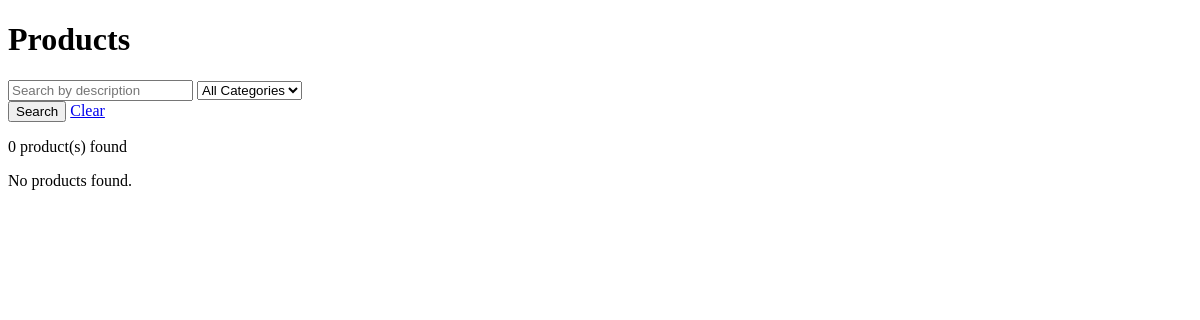
Before: / with the older database file.
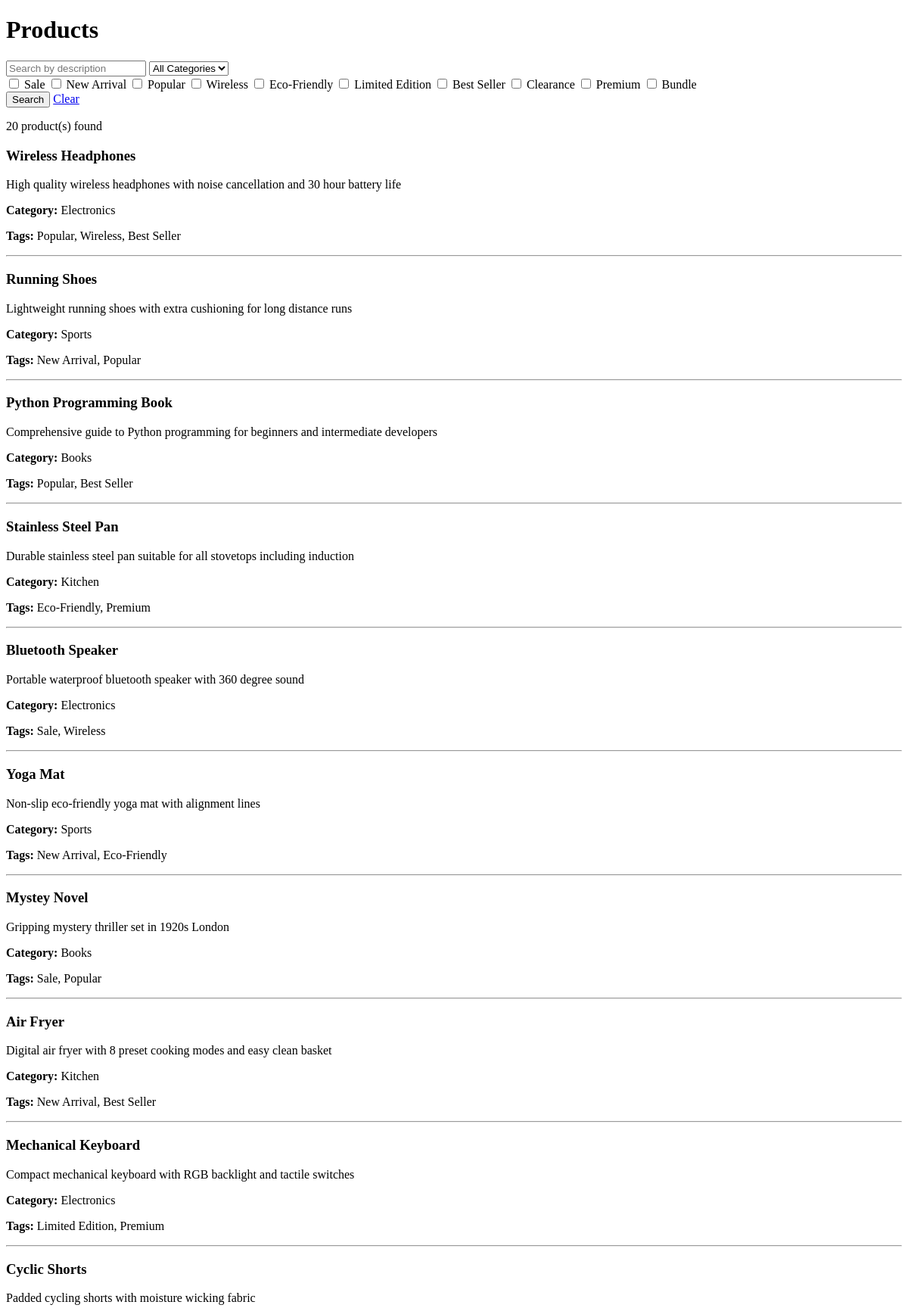
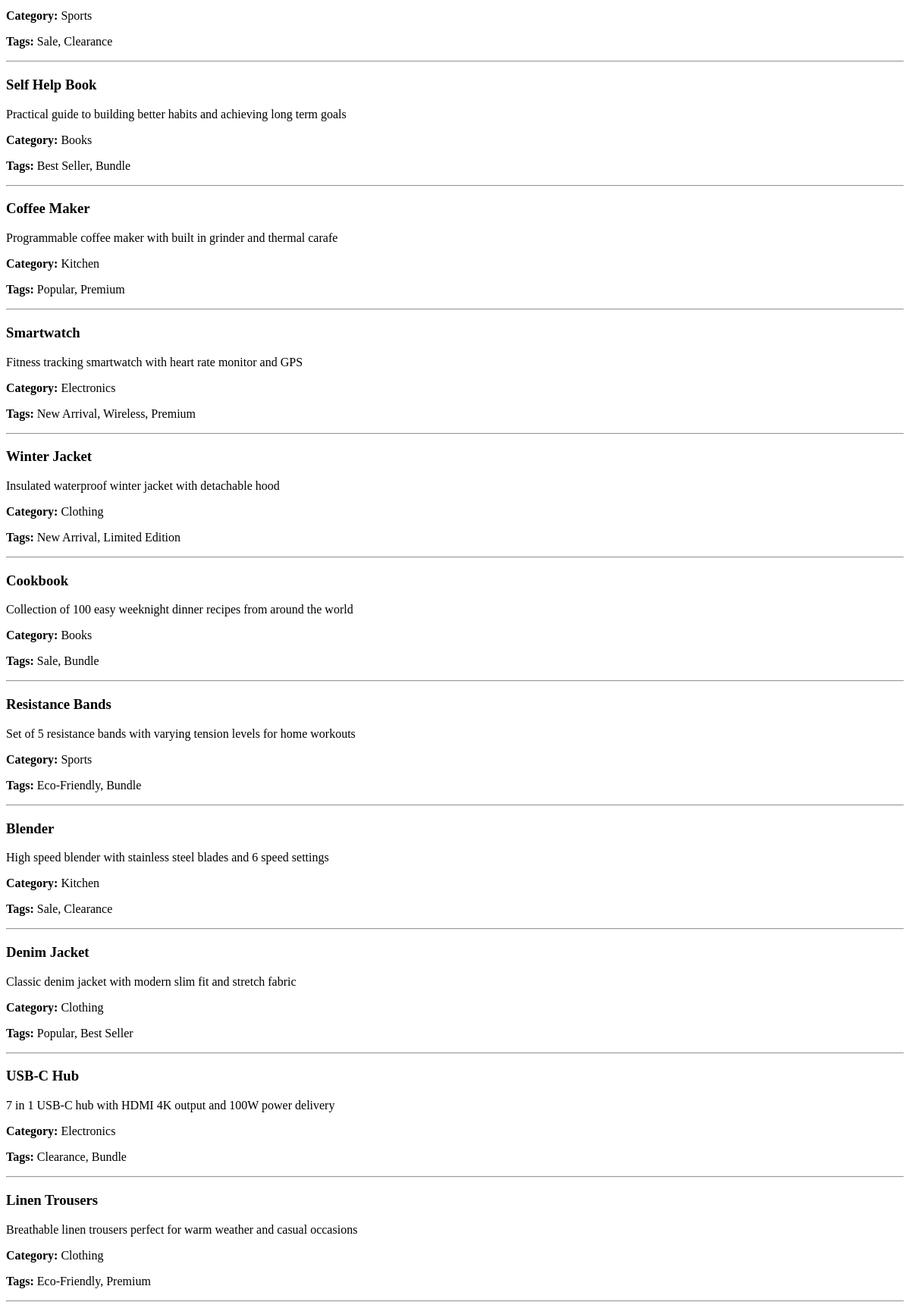
After: the same page with the newer database file (2 pictures, top to bottom).
### products/models.py (models this page shows, shortened)
class Tag(models.Model):
    name = models.CharField(max_length=100)

class Product(models.Model):
    name = models.CharField(max_length=200)
    description = models.TextField()
    category = models.ForeignKey(
        Category,
        on_delete=models.SET_NULL,
        null=True,
        related_name='products'
    )
    tags = models.ManyToManyField(
        Tag,
        blank=True,
        related_name='products'
    )

class Category(models.Model):
    name = models.CharField(max_length=100)
    def __str__(self):
        return self.name
    class Meta:
        verbose_name_plural = 'Categories'

### products/views.py (the view)
# urls.py: path('', views.product_list, name='product_list')
def product_list(request):
    products = Product.objects.all()
    categories = Category.objects.all()
    tags = Tag.objects.all()
    query = request.GET.get('q', '')
    selected_category = request.GET.get('category', '')
    selected_tags = request.GET.getlist('tags')
    if query:
        products = products.filter(description__icontains=query)
    if selected_category:
        products = products.filter(category__id=selected_category)
    if selected_tags:
        for tag_id in selected_tags:
            products = products.filter(tags__id=tag_id)
        products = products.distinct()
    context = {
        'products': products,
        'categories': categories,
        'tags': tags,
        'query': query,
        'selected_category': selected_category,
        'selected_tags': selected_tags,
    }
    return render(request, 'products/product_list.html', context)

### products/templates/products/product_list.html (shortened to what this page needs)
<!DOCTYPE html>
<html>
<head>
</head>
<body>
<h1>Products</h1>
<form method="GET">
    <input
        type="text"
        name="q"
        value="{{ query }}"
        placeholder="Search by description"
    />
    <select name="category">
        <option value="">All Categories</option>
    </select>
    <div>
        {% for tag in tags %}
            <label>
                <input
                    type="checkbox"
                    name="tags"
                    value="{{ tag.id }}"
                />
                {{ tag.name }}
            </label>
        {% endfor %}
    </div>
    <button type="submit">Search</button>
    <a href="/">Clear</a>
</form>
<p>{{ products.count }} product(s) found</p>
{% for product in products %}
    <div>
        <h3>{{ product.name }}</h3>
        <p>{{ product.description }}</p>
        <p><strong>Category:</strong> {{ product.category }}</p>
        <p><strong>Tags:</strong>
            {% for tag in product.tags.all %}
                {{ tag.name }}{% if not forloop.last %}, {% endif %}
            {% endfor %}
        </p>
    </div>
    <hr>
{% empty %}
    <p>No products found.</p>
{% endfor %}
</body>
</html>

Changed rows visible on the page:
added Tag: name "Sale"
added Tag: name "New Arrival"
added Tag: name "Popular"
added Tag: name "Wireless"
added Tag: name "Eco-Friendly"
added Tag: name "Limited Edition"
added Tag: name "Best Seller"
added Tag: name "Clearance"
added Tag: name "Premium"
added Tag: name "Bundle"
added Product: name "Wireless Headphones", description "High quality wireless headphones with noise cancellation and 30 hour battery life", category "Electronics"
added Product: name "Running Shoes", description "Lightweight running shoes with extra cushioning for long distance runs", category "Sports"
added Product: name "Python Programming Book", description "Comprehensive guide to Python programming for beginners and intermediate developers", category "Books"
added Product: name "Stainless Steel Pan", description "Durable stainless steel pan suitable for all stovetops including induction", category "Kitchen"
added Product: name "Bluetooth Speaker", description "Portable waterproof bluetooth speaker with 360 degree sound", category "Electronics"
added Product: name "Yoga Mat", description "Non-slip eco-friendly yoga mat with alignment lines", category "Sports"
added Product: name "Mystey Novel", description "Gripping mystery thriller set in 1920s London", category "Books"
added Product: name "Air Fryer", description "Digital air fryer with 8 preset cooking modes and easy clean basket", category "Kitchen"
added Product: name "Mechanical Keyboard", description "Compact mechanical keyboard with RGB backlight and tactile switches", category "Electronics"
added Product: name "Cyclic Shorts", description "Padded cycling shorts with moisture wicking fabric", category "Sports"
added Product: name "Self Help Book", description "Practical guide to building better habits and achieving long term goals", category "Books"
added Product: name "Coffee Maker", description "Programmable coffee maker with built in grinder and thermal carafe", category "Kitchen"
added Product: name "Smartwatch", description "Fitness tracking smartwatch with heart rate monitor and GPS", category "Electronics"
added Product: name "Winter Jacket", description "Insulated waterproof winter jacket with detachable hood", category "Clothing"
added Product: name "Cookbook", description "Collection of 100 easy weeknight dinner recipes from around the world", category "Books"
added Product: name "Resistance Bands", description "Set of 5 resistance bands with varying tension levels for home workouts", category "Sports"
added Product: name "Blender", description "High speed blender with stainless steel blades and 6 speed settings", category "Kitchen"
added Product: name "Denim Jacket", description "Classic denim jacket with modern slim fit and stretch fabric", category "Clothing"
added Product: name "USB-C Hub", description "7 in 1 USB-C hub with HDMI 4K output and 100W power delivery", category "Electronics"
added Product: name "Linen Trousers", description "Breathable linen trousers perfect for warm weather and casual occasions", category "Clothing"
Other visible differences:
{{ products.count }}: "0" → "20"
text no longer shown: "No products found."
